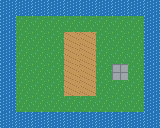

This is a level from a 2D game, rendered from its Tiled map with the project's own tilesets. A one-line summary and the complete map file follow:
An orthogonal 10x8 tile map with 16x16 px tiles, 1 tile layer (Ground) and 1 object (spawn).

<map version="1.10" tiledversion="1.12.2" orientation="orthogonal" renderorder="right-down" width="10" height="8" tilewidth="16" tileheight="16" infinite="0" nextlayerid="3" nextobjectid="2">
 <tileset firstgid="1" source="tiles.tsx" />
 <layer id="1" name="Ground" width="10" height="8">
  <data encoding="csv">
2,2,2,2,2,2,2,2,2,2,
2,1,1,1,1,1,1,1,1,2,
2,1,1,1,3,3,1,1,1,2,
2,1,1,1,3,3,1,1,1,2,
2,1,1,1,3,3,1,4,1,2,
2,1,1,1,3,3,1,1,1,2,
2,1,1,1,1,1,1,1,1,2,
2,2,2,2,2,2,2,2,2,2
  </data>
 </layer>
 <objectgroup id="2" name="Markers">
  <object id="1" name="Player Spawn" type="spawn" x="80" y="64">
   <point />
  </object>
 </objectgroup>
</map>
